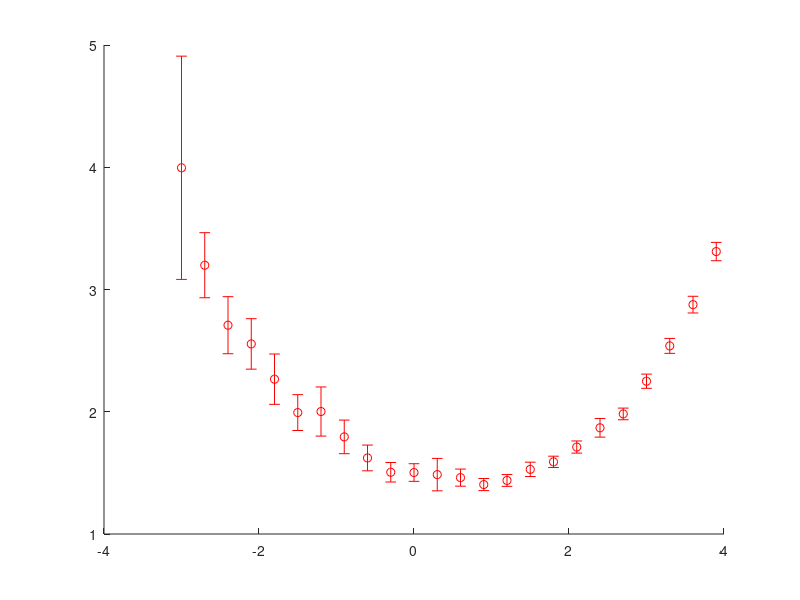

MATLAB code for this plot: (Note: this script raises an error after producing the figure.)
fs_label=14;
h=figure;
hold on;
znaczki=['ro';'g+'];
wielkosci=[6;6];
load('data/opt_potential_exp2.mat');
errorbar(ctab,Ts/4,3*sdTs/4,znaczki(1,:),'MarkerSize',wielkosci(1));
load('data/opt_potential_delta2.mat');
errorbar(ctab,Ts,3*sdTs,znaczki(2,:),'MarkerSize',wielkosci(2));

z=min(ctab):0.01:max(ctab);
plot(z,(z+exp(z)+2*exp(-z)-3)./z.^2,'k');

xlabel('z','fontsize',fs_label);
ylabel('MFPT','fontsize',fs_label);

legend('Monte Carlo: x_t=\pm1','Monte Carlo (rescaled): x_t Laplace-distributed','Analytical prediction');

printpdf(h,'graphics/potential_comp2');
